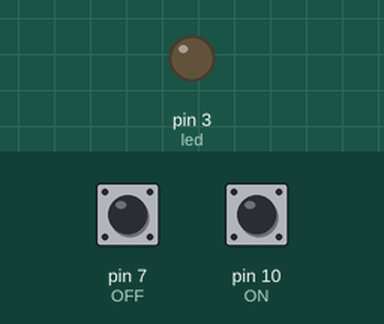
The sketch below on a simulated Arduino Uno, built with avr-gcc and run on an emulated ATmega328P. Parts: output pins drawn as LEDs (lit = HIGH). The test bench sets the inputs (shaded band); at power-on: pin 10 (ON) HIGH, pin 7 (OFF) HIGH.

Above: at 1.2 s.
1.3 s: pin 10 (ON) pulled LOW for 0.15 s
At 2.4 s:
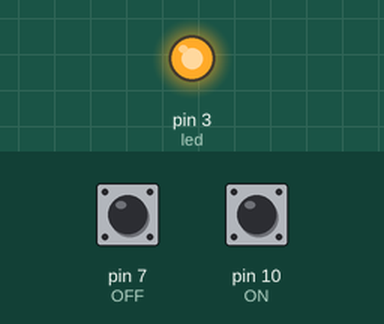
2.9 s: pin 7 (OFF) pulled LOW for 0.15 s
At 3.7 s:
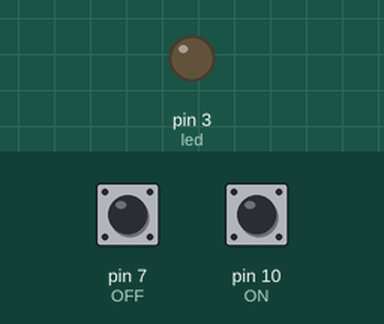
4.5 s: pin 10 (ON) pulled LOW for 1 s
At 4.9 s:
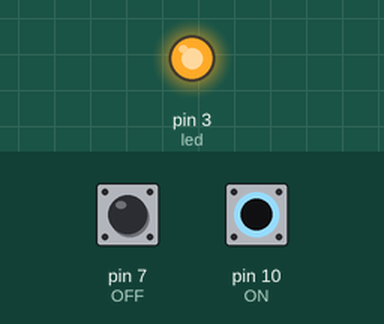
7.0 s: pin 7 (OFF) driven LOW and pin 10 (ON) driven LOW
At 8.2 s:
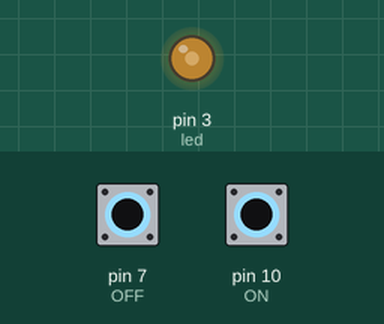
8.5 s: pin 7 (OFF) driven HIGH
At 8.9 s:
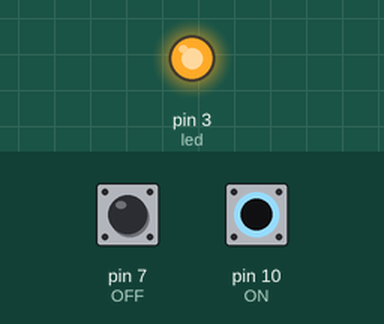
Timing chart, 0 to 11.0 s (numbered marks = the images above; inputs shaded):
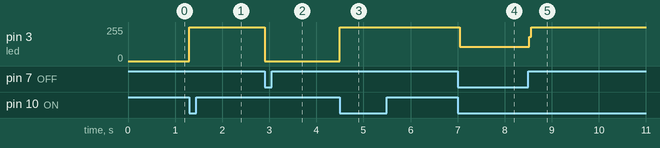

Measured:
- after the input at 1.3 s, pin 3 (led): 0/255 → 255/255 at once
- after the input at 2.9 s, pin 3 (led): 255/255 → 0/255 at once
- after the input at 4.5 s, pin 3 (led): 0/255 → 255/255 at once
- after the input at 7.0 s, pin 3 (led): 255/255 → 108/255 at once
- after the input at 8.5 s, pin 3 (led): 108/255 → 255/255 at once

The sketch:

simulasi_1.ino
```cpp
int ON = 10;
int OFF = 7;
int led = 3;

void setup() {
  pinMode(ON, INPUT_PULLUP);
  pinMode(OFF, INPUT_PULLUP);
  pinMode(led, OUTPUT);
  digitalWrite(led, LOW);
}
void loop() {
  if(digitalRead(ON) == 0){
    digitalWrite(led, HIGH);
  }

  if(digitalRead(OFF) == 0) {
    digitalWrite(led, LOW);
  }
}
```
